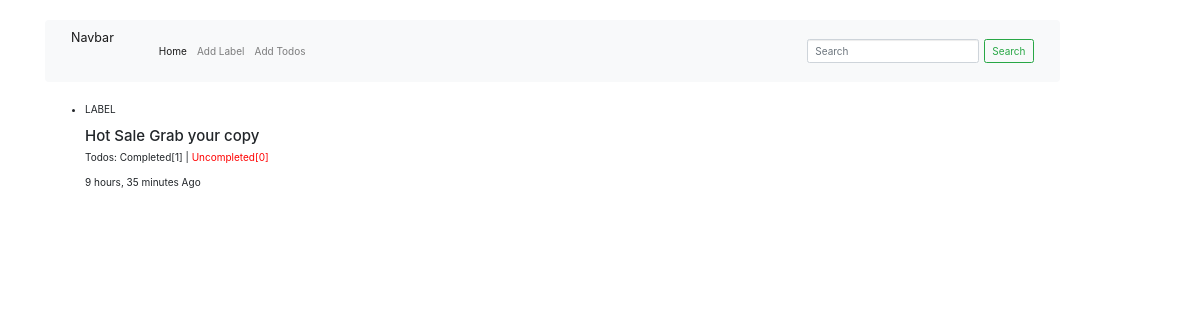
Page /label/3/ on the committed database.
### todos/models.py (models this page shows, shortened)
class Label(models.Model):
    title = models.CharField(max_length=100)
    created_on = models.DateTimeField(auto_now_add=True)
    updated_on = models.DateTimeField(auto_now=True)
    status = models.BooleanField(default=1)

### todos/views.py (the view)
# urls.py: path('label/<int:pk>/', LabelDetail.as_view(), name="todos-label-detail"),
class LabelDetail(DetailView):
    model = Label

### templates/todos/label_detail.html
{% extends 'base.html' %}
{% block contents %}
  {% if object %}
    <ul>
        <li class="list_shopping li_num_0_1">
            <div class="col_md_1_list">   <p>LABEL</p> </div>
            <div class="col_md_2_list">
                <h4>{{object.title}}</h4>
                <p>Todos: Completed[{{object.todo_set.count}}] | <span style="color:red;">Uncompleted[0]</span></p>
            </div>
            <div class="col_md_3_list">
                <div class="cont_text_date">
                    <p>{{object.updated_on|timesince}} Ago</p>
                </div>
            </div>
        </li>
    </ul>
{% else %}
    <h5>
        No <b>Todolist</b> Added Yet....
        <a href="{% url 'todos-create-label' %}"> Click me to Add </a>
        New Label to get Started
    </h5>
{% endif %}
{% endblock contents %}

### rows in the picture
Label: title "Hot Sale Grab your copy", todo_set.count "1", updated_on "9 hours, 35 minutes"
